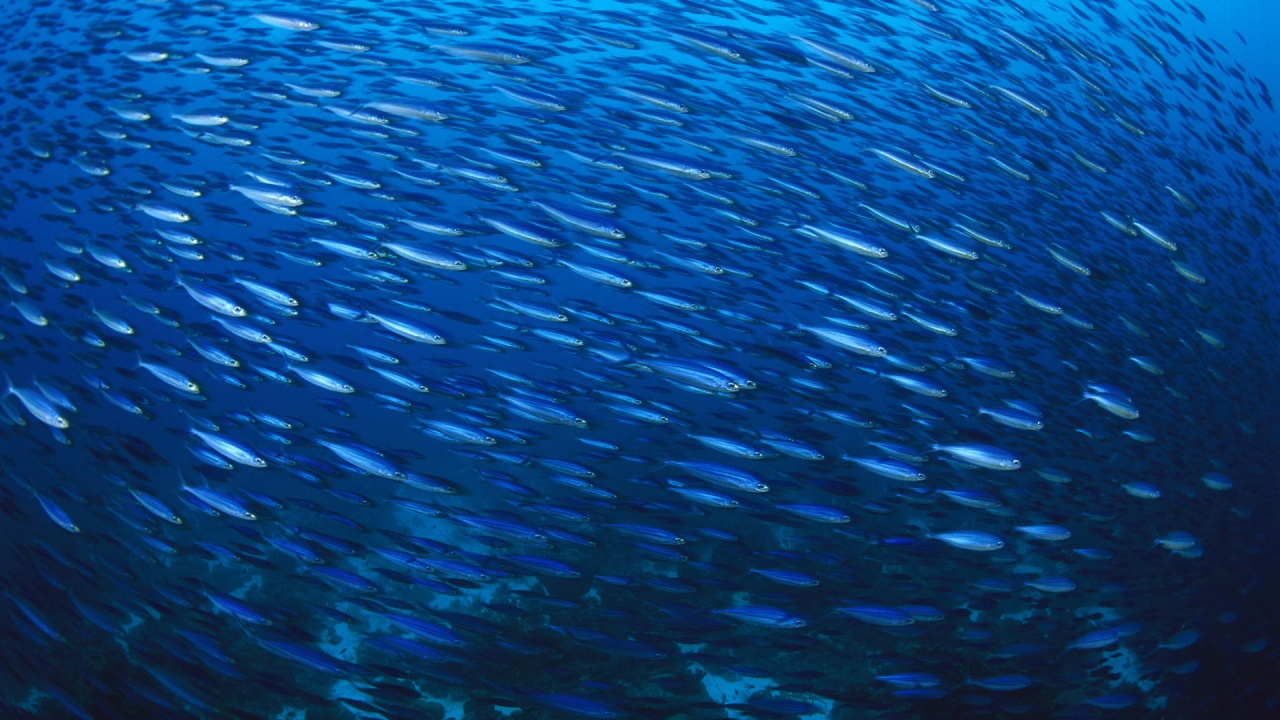
#> input picture lab9/school.jpg, 1280 x 720 px; the run also reads 1 picture not shown here
$ jupyter execute --allow-errors lab9_fft.ipynb
#> lines starting #> are read from the running program, lines starting #| are printed output that depends on the picture
[cell 1]
from scipy import misc, ndimage
import numpy as np
from PIL import Image
import matplotlib.pyplot as plt

[cell 2]
image = ndimage.imread('school.jpg', mode='I')
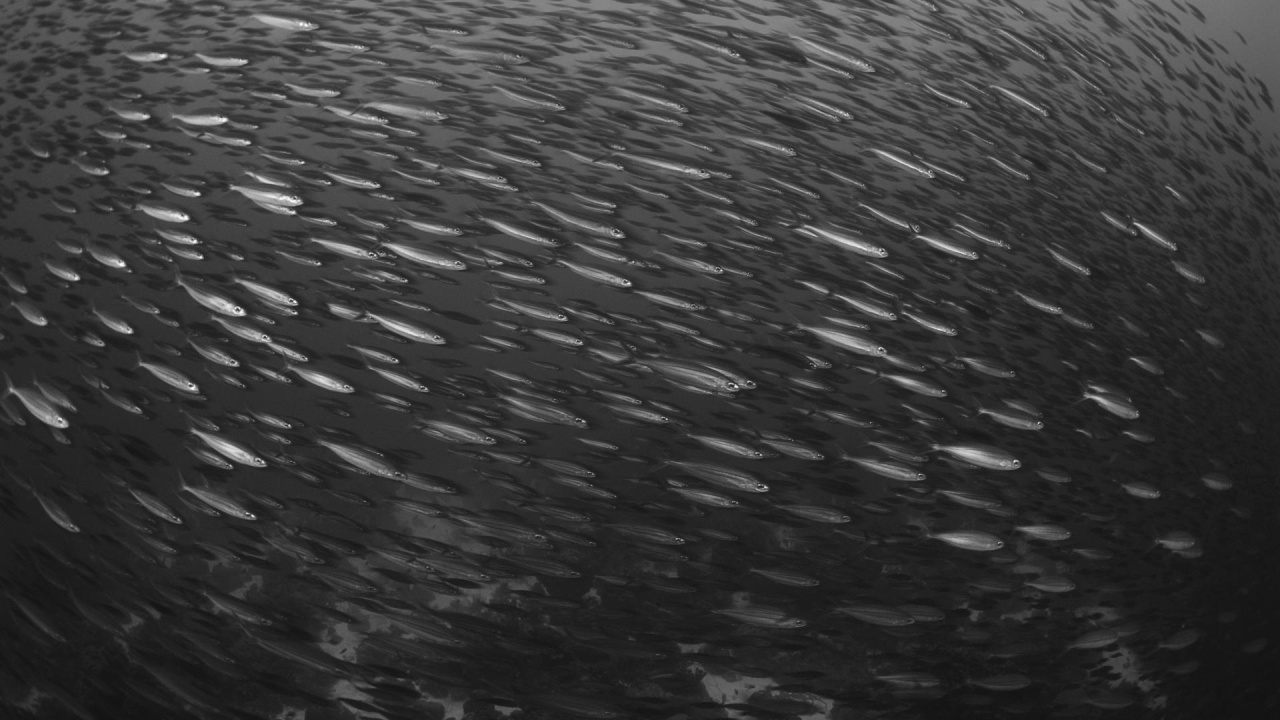
#> image: shape (720, 1280) int32; min 17, max 247, mean 56.8
pattern = ndimage.imread('fish1.png', mode='I')

[cell 3]
image.shape, pattern.shape
#> Out = ((720, 1280), (15, 38))

#> (a cell that did not finish here is left out)

[cell 5]
def showImage(image, size, cmap):
    plt.figure(figsize = (size, size))
    if cmap != '':
        plt.imshow(image, cmap=cmap)
    else:
        plt.imshow(image)
    plt.show()

[cell 6]
def getCorrelation(im, pat):
    pat = np.rot90(pat, 2)
    fp = np.fft.fft2(pat, im.shape)
    fi = np.fft.fft2(im)
    m = np.multiply(fp, fi)
    corr = np.fft.ifft2(m)
    corr = np.abs(corr)
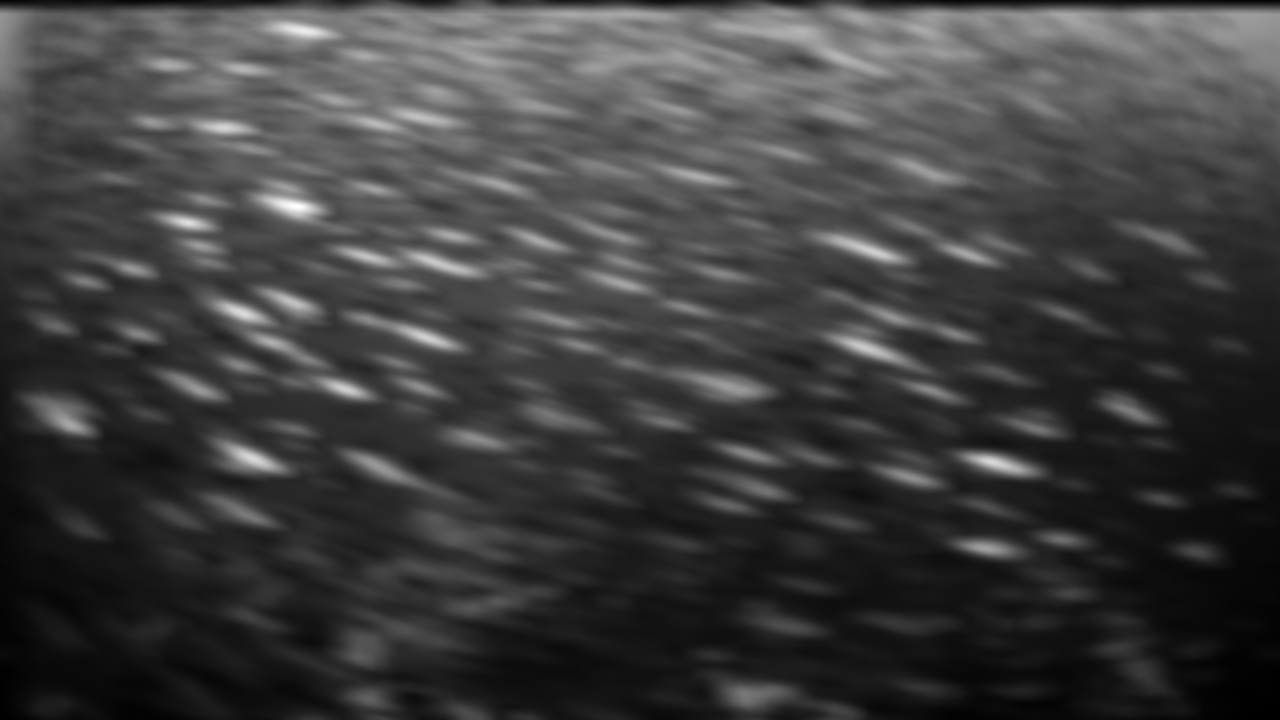
#> corr: shape (720, 1280) float64; min 1233410, max 10348138, mean 3493522; drawn with min black and max white
    return corr

[cell 7]
def getCorrelation2(im, pat):
    return scipy.signal.correlate(im, pat)

[cell 8]
def proccesCorrelation(cor, d):
#> called with d = 0.7
    count = 0
    m = np.amax(cor) * d
#> m = 7243696.6
    for row in range(cor.shape[0]):
        for col in range(cor.shape[1]):
            if (cor[row][col] < m):
                cor[row][col] = 0
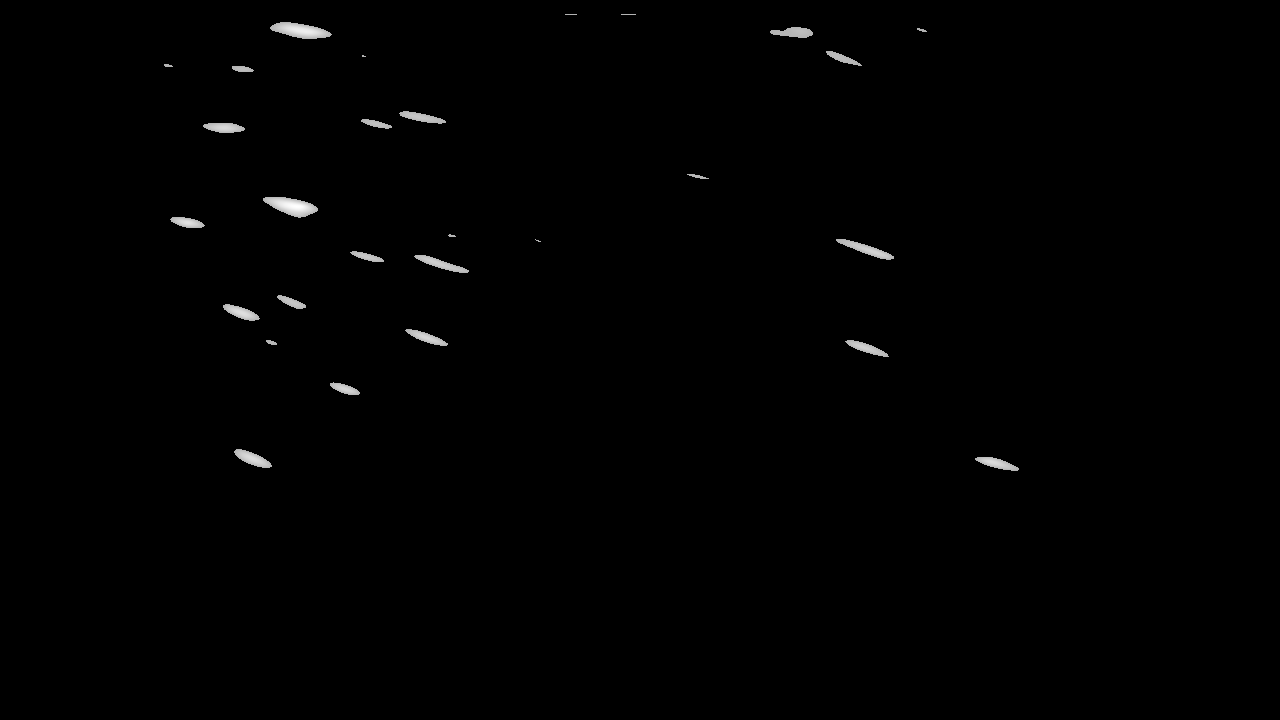
#> cor: shape (720, 1280) float64; min 0, max 10348138, mean 53827; drawn with min black and max white
    return cor

[cell 9]
c = getCorrelation(image, pattern)
pc = proccesCorrelation(c, 0.7)
showImage(pc, 12, '')

[cell 10]
from skimage.feature import peak_local_max
xy = peak_local_max(pc)
#> xy = 45 pairs, first value 14 to 462, second value 167 to 992
print(xy.shape)
#| (45, 2)

## LETTERS

[cell 11]
image2 = ndimage.imread('galia.png', mode='I')
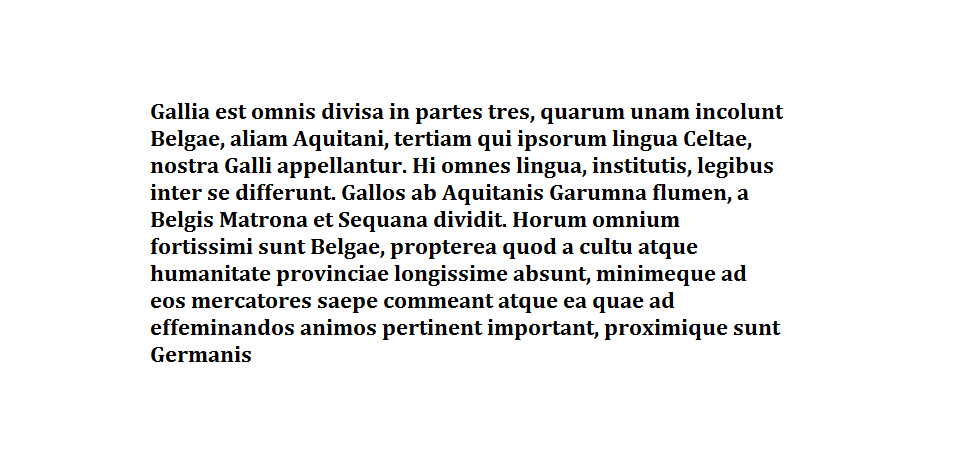
#> input picture lab9/galia.png, 953 x 463 px
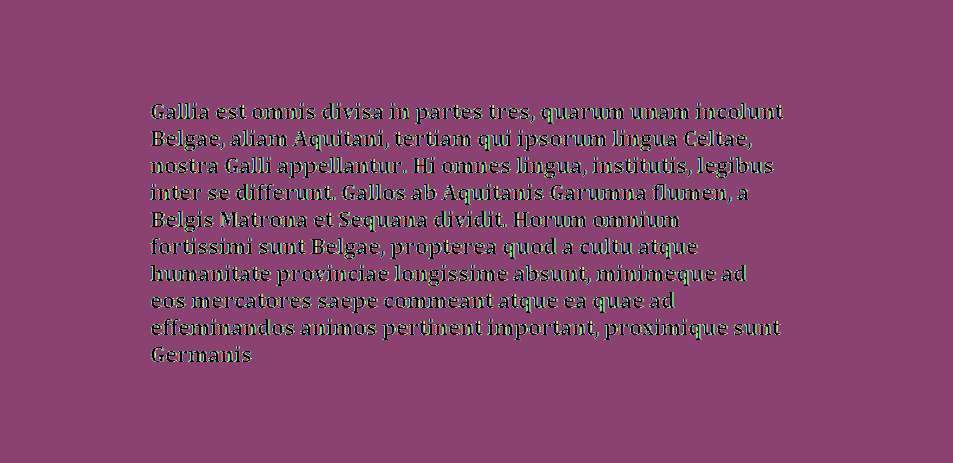
#> image2: shape (463, 953) int32; 43 distinct labels, from 0 to 255; one colour per label, 0 black
#> (the rest of this cell did not finish here and is left out)

#> (a cell that did not finish here is left out)

[cell 13]
showImage(image2, 12, '')
